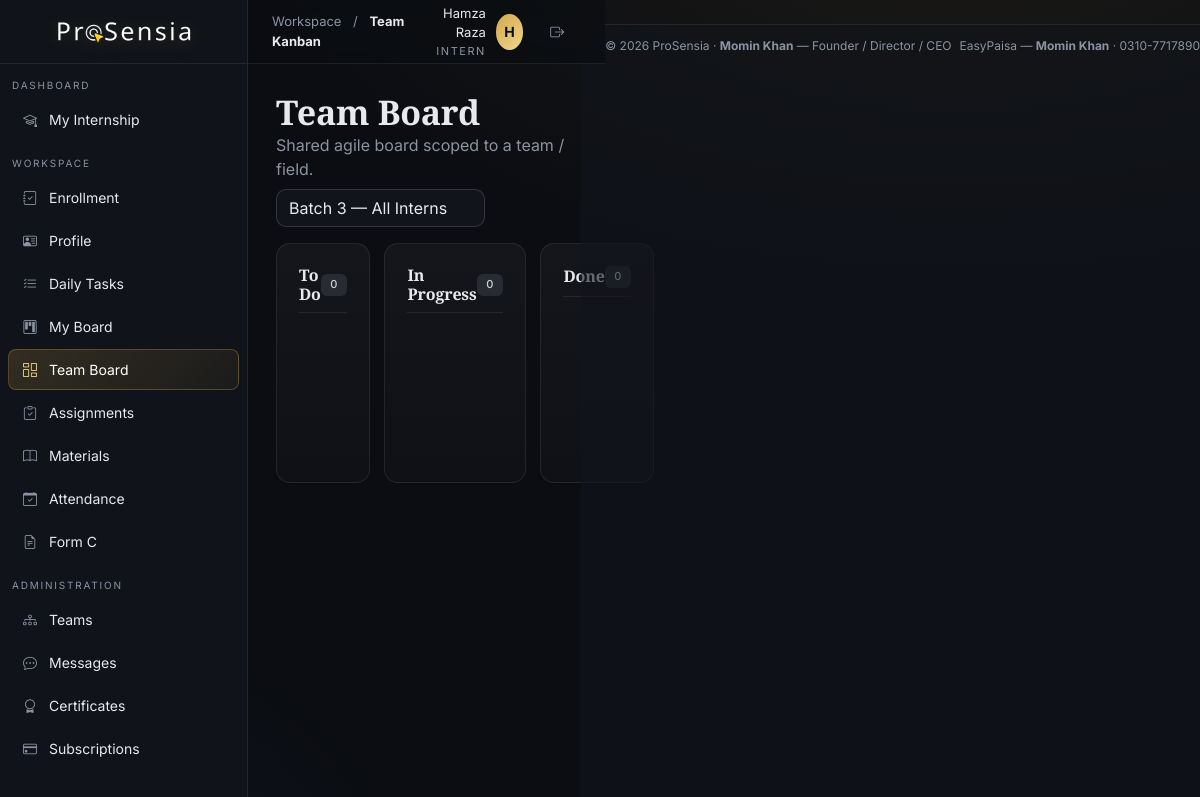
Page /shared/team_board.php (signed in) on the earlier database version.
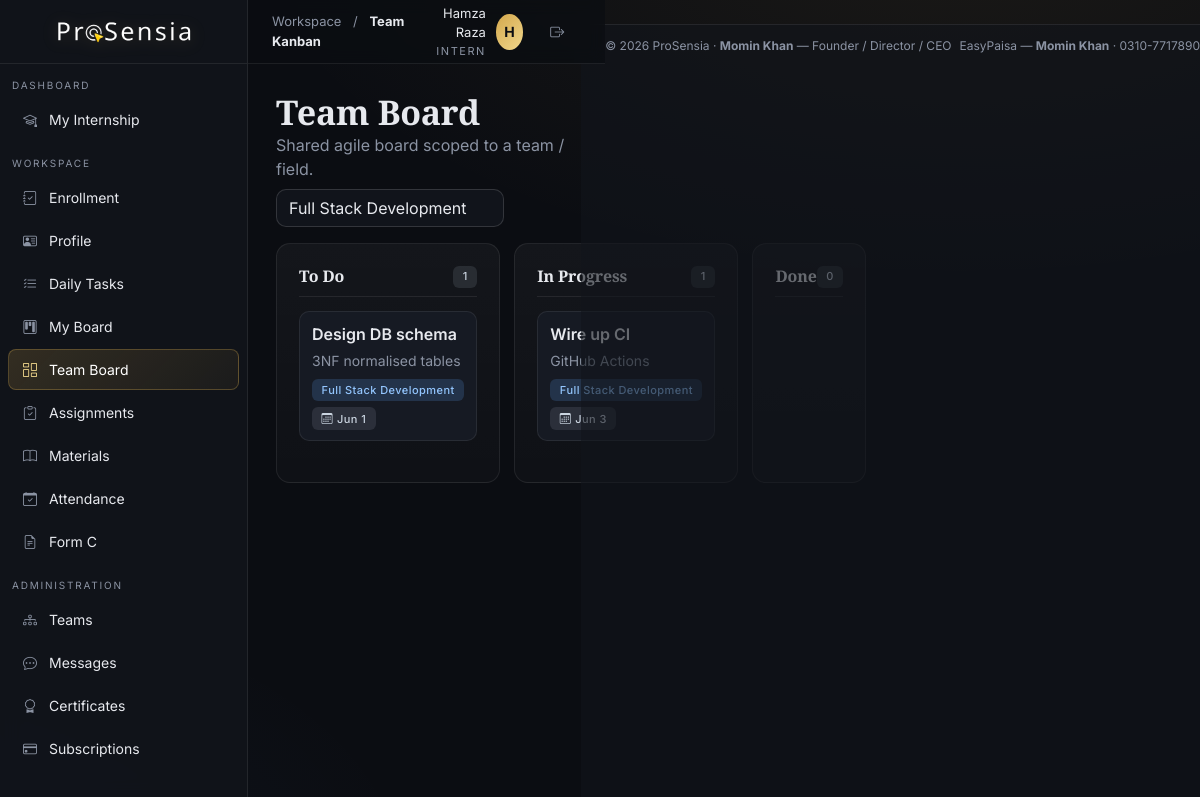
Same page on the later database version.
### tables this page shows
CREATE TABLE kanban_cards (
  id INT AUTO_INCREMENT PRIMARY KEY,
  owner_user_id INT NULL,
  team_id INT NULL,
  field VARCHAR(60) NULL,
  title VARCHAR(200) NOT NULL,
  description TEXT,
  status ENUM('todo','in_progress','done') DEFAULT 'todo',
  position INT DEFAULT 0,
  due_date DATE NULL,
  created_by INT NULL,
  created_at TIMESTAMP DEFAULT CURRENT_TIMESTAMP,
  updated_at TIMESTAMP DEFAULT CURRENT_TIMESTAMP ON UPDATE CURRENT_TIMESTAMP,
  INDEX(owner_user_id), INDEX(team_id), INDEX(status),
  FOREIGN KEY (owner_user_id) REFERENCES users(id) ON DELETE CASCADE,
  FOREIGN KEY (team_id) REFERENCES teams(id) ON DELETE CASCADE,
  FOREIGN KEY (created_by) REFERENCES users(id) ON DELETE SET NULL
);

### shared/team_board.php (the view, shortened to what this page needs)
<?php
require __DIR__ . '/../includes/header.php';
$uid = (int)$user['id'];
if (in_array($user['role'], ['super_admin','management','mentor'], true)) {
  $teams = $pdo->query('SELECT * FROM teams ORDER BY name')->fetchAll();
} else {
  $s = $pdo->prepare('SELECT t.* FROM teams t JOIN team_members m ON m.team_id=t.id WHERE m.user_id=? ORDER BY t.name');
  $s->execute([$uid]); $teams = $s->fetchAll();
}
$team_id = (int)($_GET['team'] ?? ($teams[0]['id'] ?? 0));
$by = ['todo'=>[],'in_progress'=>[],'done'=>[]];
if ($team_id) {
  $s = $pdo->prepare('SELECT * FROM kanban_cards WHERE team_id=? ORDER BY status,position,id'); $s->execute([$team_id]);
  foreach ($s as $c) { $by[$c['status']][] = $c; }
}
?>
<div class="d-flex justify-content-between flex-wrap gap-2 align-items-end mb-3">
  <div>
    <h1 class="serif" style="font-size:34px;margin:0">Team Board</h1>
    <p class="muted mb-0">Shared agile board scoped to a team / field.</p>
  </div>
  <form method="get" class="d-flex gap-2">
    <select class="form-select" name="team" onchange="this.form.submit()">
      <?php foreach ($teams as $t): ?><option value="<?= (int)$t['id'] ?>" <?= $team_id===(int)$t['id']?'selected':'' ?>><?= e($t['name']) ?></option><?php endforeach; ?>
    </select>
  </form>
</div>
<?php if (!$team_id): ?>
  <div class="glass card-pad muted">You are not in any team yet. Ask your mentor to add you.</div>
<?php else: ?>
<div class="kanban">
  <?php foreach (['todo'=>'To Do','in_progress'=>'In Progress','done'=>'Done'] as $k=>$label): ?>
  <div class="kanban-col glass card-pad">
    <div class="kanban-col-head d-flex justify-content-between align-items-center">
      <h6 class="serif m-0"><?= e($label) ?></h6>
      <span class="badge b-muted"><?= count($by[$k]) ?></span>
    </div>
    <div class="kanban-list" data-status="<?= $k ?>">
      <?php foreach ($by[$k] as $c): ?>
        <div class="kanban-card" data-id="<?= (int)$c['id'] ?>">
          <div class="d-flex justify-content-between">
            <div class="fw-semibold"><?= e($c['title']) ?></div>
          </div>
          <?php if ($c['description']): ?><div class="muted small mt-1"><?= e($c['description']) ?></div><?php endif; ?>
          <div class="kanban-meta mt-2">
            <?php if ($c['field']): ?><span class="badge b-info"><?= e($c['field']) ?></span><?php endif; ?>
            <?php if ($c['due_date']): ?><span class="badge b-muted"><i class="bi bi-calendar3 me-1"></i><?= e(date('M j', strtotime($c['due_date']))) ?></span><?php endif; ?>
          </div>
        </div>
      <?php endforeach; ?>
    </div>
  </div>
  <?php endforeach; ?>
</div>
<?php endif; ?>
<?php require __DIR__ . '/../includes/footer.php'; ?>

Differences in the rows shown:
added kanban_cards: title "Design DB schema", description "3NF normalised tables", field "Full Stack Development", due_date "Jun 1", shown under "To Do"
added kanban_cards: title "Wire up CI", description "GitHub Actions", field "Full Stack Development", due_date "Jun 3", shown under "In Progress"
Other differences:
form field team: "Batch 3 — All Interns" → "Full Stack Development"
new list line: "To Do 1"
new list line: "In Progress 1"
list line gone: "To Do 0"
list line gone: "In Progress 0"
